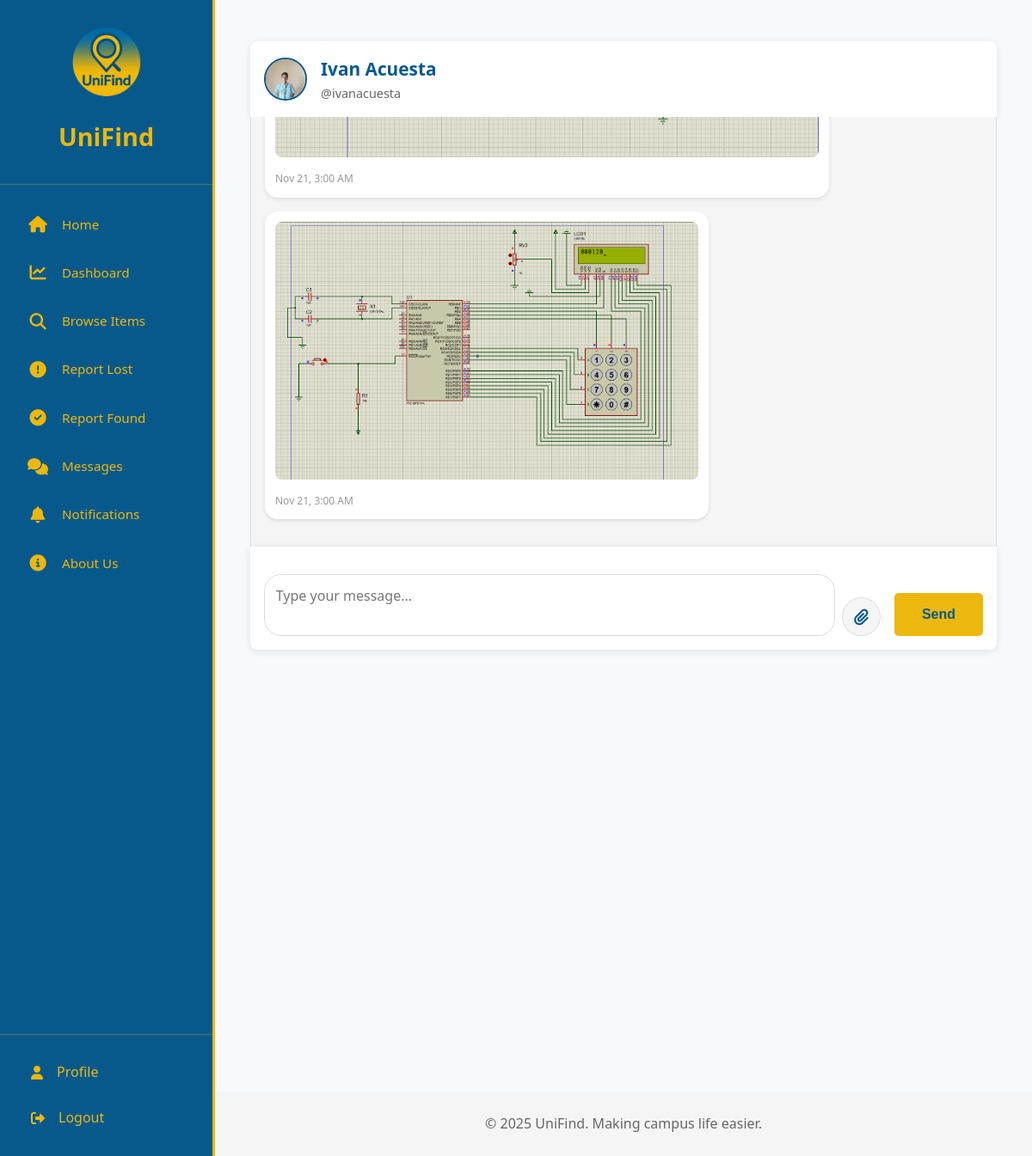
Screenshot of /messages/conversation/1/ (signed in) with the database file from the repository.
### users/models.py (models this page shows, shortened)
class User(AbstractUser):
    ROLE_CHOICES = [
        ('student', 'Student'),
        ('staff', 'Staff'),
        ('instructor', 'Instructor'),
    ]
    student_id = models.CharField(max_length=50, unique=True, blank=True, null=True)
    reputation_points = models.PositiveIntegerField(default=0)
    profile_picture = models.ImageField(upload_to='profile_pics/', blank=True, null=True)
    age = models.PositiveIntegerField(blank=True, null=True)
    birthday = models.DateField(blank=True, null=True)
    address = models.TextField(blank=True, null=True)
    role = models.CharField(max_length=20, choices=ROLE_CHOICES, default='student')

### messaging/models.py (models this page shows, shortened)
class Message(models.Model):
    sender = models.ForeignKey(settings.AUTH_USER_MODEL, on_delete=models.CASCADE, related_name='sent_messages')
    receiver = models.ForeignKey(settings.AUTH_USER_MODEL, on_delete=models.CASCADE, related_name='received_messages')
    item = models.ForeignKey(Item, on_delete=models.CASCADE, related_name='messages', null=True, blank=True)
    content = models.TextField()
    image = models.ImageField(upload_to='message_images/', blank=True, null=True)
    is_read = models.BooleanField(default=False)
    created_at = models.DateTimeField(auto_now_add=True)
    class Meta:
        ordering = ['created_at']

### messaging/views.py (the view, shortened to what this page needs)
# urls.py: path('conversation/<int:user_id>/', views.conversation, name='conversation'),
@login_required
def conversation(request, user_id):
    other_user = get_object_or_404(User, id=user_id)
    message_list = Message.objects.filter(
        Q(sender=request.user, receiver=other_user) |
        Q(sender=other_user, receiver=request.user)
    ).select_related('item', 'sender', 'receiver').order_by('created_at')
    Message.objects.filter(
        sender=other_user,
        receiver=request.user,
        is_read=False
    ).update(is_read=True)
    conversation_item = None
    for msg in reversed(message_list):
        if msg.item:
            conversation_item = msg.item
            break
    return render(request, 'messages/conversation.html', {
        'other_user': other_user,
        'messages': message_list,
        'conversation_item': conversation_item,
    })

### messaging/context_processors.py (called while the page is built)
def unread_messages_count(request):
    if request.user.is_authenticated:
        from .models import Message
        unread_count = Message.objects.filter(
            receiver=request.user,
            is_read=False
        ).count()
        return {'unread_messages_count': unread_count}
    return {'unread_messages_count': 0}

def unread_notifications_count(request):
    if request.user.is_authenticated:
        from notifications.models import Notification
        unread_count = Notification.objects.filter(
            user=request.user,
            is_read=False
        ).count()
        return {'unread_notifications_count': unread_count}
    return {'unread_notifications_count': 0}

### templates/messages/conversation.html (shortened to what this page needs)
{% extends 'base.html' %}
{% block content %}
<section class="section">
    <div class="container">
        <div style="max-width: 900px; margin: 0 auto; padding: 0 1rem;">
            <div style="background: white; padding: 1rem; border-radius: 8px 8px 0 0; box-shadow: 0 2px 8px rgba(0,0,0,0.1); display: flex; align-items: center;">
                {% if not other_user %}
                    <div style="width: 50px; height: 50px; border-radius: 50%; background: linear-gradient(135deg, #08598b 0%, #0a6fa8 100%); display: flex; align-items: center; justify-content: center; color: #ecb80d; font-size: 1.5rem; border: 2px solid #08598b; margin-right: 1rem;">
                        <i class="fas fa-user-shield"></i>
                    </div>
                    <div>
                        <h2 style="color: #08598b; margin: 0; font-size: 1.3rem;">Admin</h2>
                        <p style="color: #666; margin: 0; font-size: 0.9rem;">No administrator available</p>
                    </div>
                {% else %}
                    {% if other_user.profile_picture %}
                    <img src="{{ other_user.profile_picture.url }}" alt="{{ other_user.username }}" style="width: 50px; height: 50px; border-radius: 50%; object-fit: cover; border: 2px solid #08598b; margin-right: 1rem;">
                    {% else %}
                    <div style="width: 50px; height: 50px; border-radius: 50%; background: linear-gradient(135deg, #08598b 0%, #0a6fa8 100%); display: flex; align-items: center; justify-content: center; color: #ecb80d; font-size: 1.5rem; border: 2px solid #08598b; margin-right: 1rem;">
                        <i class="fas fa-user"></i>
                    </div>
                    {% endif %}
                    <div>
                        <h2 style="color: #08598b; margin: 0; font-size: 1.3rem;">{{ other_user.get_full_name|default:other_user.username }}</h2>
                        <p style="color: #666; margin: 0; font-size: 0.9rem;">@{{ other_user.username }}</p>
                    </div>
                {% endif %}
            </div>
            <div style="background: #f5f5f5; padding: 1rem; min-height: 400px; max-height: 500px; overflow-y: auto; border-left: 1px solid #ddd; border-right: 1px solid #ddd;">
                {% for message in messages %}
                    <div style="margin-bottom: 1rem; display: flex; {% if message.sender == user %}justify-content: flex-end;{% else %}justify-content: flex-start;{% endif %}">
                        <div style="max-width: 85%; {% if message.sender == user %}background: #08598b; color: white;{% else %}background: white; color: #333;{% endif %} padding: 0.75rem; border-radius: 15px; box-shadow: 0 2px 4px rgba(0,0,0,0.1);">
                            {% if message.image %}
                            <div style="margin-bottom: 0.5rem;">
                                <img src="{{ message.image.url }}" alt="Message image" style="max-width: 100%; max-height: 300px; border-radius: 8px; object-fit: contain;">
                            </div>
                            {% endif %}
                            <div style="display: flex; justify-content: space-between; align-items: center; margin-top: 0.5rem;">
                                <span style="font-size: 0.75rem; {% if message.sender == user %}color: #ecb80d;{% else %}color: #999;{% endif %}">
                                    {{ message.created_at|date:"M d, g:i A" }}
                                </span>
                            </div>
                        </div>
                    </div>
                {% endfor %}
            </div>
            {% if other_user %}
            <div style="background: white; padding: 1rem; border-radius: 0 0 8px 8px; box-shadow: 0 2px 8px rgba(0,0,0,0.1);">
                <form method="post" enctype="multipart/form-data" id="messageForm" style="display: flex; gap: 0.5rem; align-items: flex-end; flex-wrap: wrap;">
                    <textarea name="content" id="messageContent" placeholder="Type your message..." style="flex: 1; padding: 0.8rem; border: 1px solid #ddd; border-radius: 20px; resize: none; font-family: inherit; font-size: 1rem;" rows="2"></textarea>
                    <label for="messageImage" style="display: inline-flex; align-items: center; justify-content: center; width: 45px; height: 45px; background: #f5f5f5; border: 1px solid #ddd; border-radius: 50%; cursor: pointer; transition: all 0.3s; margin-right: 0.5rem;" onmouseover="this.style.background='#e0e0e0'" onmouseout="this.style.background='#f5f5f5'">
                        <i class="fas fa-paperclip" style="color: #08598b; font-size: 1.2rem;"></i>
                    </label>
                    <button type="submit" class="btn btn-primary" style="align-self: flex-end; padding: 0.8rem 2rem;">Send</button>
                </form>
            </div>
            {% else %}
            <div style="background: white; padding: 1.5rem; border-radius: 0 0 8px 8px; box-shadow: 0 2px 8px rgba(0,0,0,0.1); text-align: center; color: #999;">
                <p style="margin: 0;">No administrator available to message at this time.</p>
            </div>
            {% endif %}
        </div>
    </div>
</section>
{% endblock %}

### templates/base.html (shortened to what this page needs)
<!DOCTYPE html>
<html lang="en">
<head>
    <link rel="stylesheet" href="https://cdnjs.cloudflare.com/ajax/libs/font-awesome/6.4.0/css/all.min.css">
    <link rel="stylesheet" href="/static/css/style.css">
</head>
<body>
    {% if user.is_authenticated %}
    <aside class="sidebar">
        <div class="sidebar-header" style="text-align: center; padding: 2rem 1rem;">
            <a href="{% url 'dashboard:landing' %}" class="sidebar-logo" style="flex-direction: column; align-items: center; gap: 1rem;">
                {% load static %}
                <img src="{% static 'images/logo.png' %}" alt="UniFind Logo" style="height: 80px; width: auto;" onerror="this.style.display='none'">
                <span style="font-size: 1.8rem; display: block; margin-top: 0.5rem;">UniFind</span>
            </a>
        </div>
        <nav class="sidebar-menu">
            {% if user.is_staff %}
                <a href="{% url 'dashboard:admin_home' %}" class="{% if request.resolver_match.url_name == 'admin_home' %}active{% endif %}">
                    <i class="fas fa-home icon"></i>
                    <span>Home</span>
                </a>
                <a href="{% url 'dashboard:admin_dashboard' %}" class="{% if request.resolver_match.url_name == 'admin_dashboard' %}active{% endif %}">
                    <i class="fas fa-chart-line icon"></i>
                    <span>Dashboard</span>
                </a>
                <a href="{% url 'dashboard:admin_browse' %}" class="{% if request.resolver_match.url_name == 'admin_browse' %}active{% endif %}">
                    <i class="fas fa-search icon"></i>
                    <span>Browse Items</span>
                </a>
                <a href="{% url 'items:post_lost' %}" class="{% if request.resolver_match.url_name == 'post_lost' %}active{% endif %}">
                    <i class="fas fa-exclamation-circle icon"></i>
                    <span>Report Lost</span>
                </a>
                <a href="{% url 'items:post_found' %}" class="{% if request.resolver_match.url_name == 'post_found' %}active{% endif %}">
                    <i class="fas fa-check-circle icon"></i>
                    <span>Report Found</span>
                </a>
                <a href="{% url 'dashboard:admin_messages' %}" class="{% if 'messages' in request.resolver_match.url_name %}active{% endif %}">
                    <i class="fas fa-comments icon"></i>
                    <span>Messages</span>
                </a>
                <a href="{% url 'dashboard:admin_notifications' %}" class="{% if 'notifications' in request.resolver_match.url_name %}active{% endif %}">
                    <i class="fas fa-bell icon"></i>
                    <span>Notifications</span>
                </a>
                <a href="{% url 'dashboard:about_us' %}" class="{% if request.resolver_match.url_name == 'about_us' %}active{% endif %}">
                    <i class="fas fa-info-circle icon"></i>
                    <span>About Us</span>
                </a>
            {% endif %}
        </nav>
        <div class="sidebar-footer">
            <a href="{% url 'users:profile' %}" class="{% if request.resolver_match.url_name == 'profile' %}active{% endif %}">
                <i class="fas fa-user icon"></i>
                <span>Profile</span>
            </a>
            <a href="#" onclick="showLogoutModal(); return false;">
                <i class="fas fa-sign-out-alt icon"></i>
                <span>Logout</span>
            </a>
        </div>
    </aside>
    <div class="main-content">
    {% else %}
    <div style="width: 100%;">
    {% endif %}
    <main>
        {% block content %}{% endblock %}
    </main>
    <footer class="footer" style="background: #f5f5f5; padding: 1.5rem 0; margin-top: auto;">
        <div class="container">
            <p style="text-align: center; color: #666; margin: 0;">&copy; 2025 UniFind. Making campus life easier.</p>
        </div>
    </footer>
    </div>
</body>
</html>

### static/css/style.css (style rules this page uses)
* { margin: 0; padding: 0; box-sizing: border-box; }
body { font-family: 'Segoe UI', Tahoma, Geneva, Verdana, sans-serif; line-height: 1.6; color: #333; background-color: #f5f5f5; }
.container { max-width: 1200px; margin: 0 auto; padding: 0 20px; }
.btn { display: inline-block; padding: 0.75rem 1.5rem; text-decoration: none; border-radius: 5px; font-weight: 600; transition: all 0.3s; border: none; cursor: pointer; font-size: 1rem; line-height: 1.5; text-align: center; }
.btn-primary { background-color: #ecb80d; color: #08598b; }
.footer { background-color: #08598b; color: #fff; text-align: center; padding: 2rem 0; margin-top: 3rem; }
.section { padding: 3rem 0; }

### templates/base.html (style rules this page uses)
body { margin: 0; display: flex; min-height: 100vh; font-family: 'Segoe UI', Tahoma, Geneva, Verdana, sans-serif; }
.sidebar { width: 250px; background: #08598b; position: fixed; height: 100vh; left: 0; top: 0; display: flex; flex-direction: column; z-index: 1000; border-right: 3px solid #ecb80d; }
.sidebar-header { padding: 1.5rem; border-bottom: 1px solid rgba(236, 184, 13, 0.3); }
.sidebar-logo { display: flex; align-items: center; gap: 0.5rem; text-decoration: none; }
.sidebar-logo img { height: 35px; width: auto; }
.sidebar-logo span { color: #ecb80d; font-size: 1.5rem; font-weight: bold; }
.sidebar-menu { flex: 1; padding: 1rem 0; overflow-y: auto; scrollbar-width: none; -ms-overflow-style: none; }
.sidebar-menu a { display: flex; align-items: center; gap: 1rem; padding: 0.9rem 1.5rem; color: #ecb80d; text-decoration: none; transition: all 0.2s; font-size: 0.95rem; position: relative; margin: 0.2rem 0.5rem; border-radius: 8px; }
.sidebar-menu a .icon { font-size: 1.2rem; width: 24px; text-align: center; color: #ecb80d; }
.sidebar-footer { padding: 1rem 1.5rem; border-top: 1px solid rgba(236, 184, 13, 0.3); }
.sidebar-footer a { display: flex; align-items: center; gap: 1rem; padding: 0.75rem; color: #ecb80d; text-decoration: none; transition: all 0.2s; border-radius: 8px; margin: 0.2rem 0; }
.sidebar-footer a .icon { color: #ecb80d; }
.main-content { margin-left: 250px; flex: 1; display: flex; flex-direction: column; min-height: 100vh; background: #f8f9fa; }
main { flex: 1; }

### rows the page displays
User: profile_picture (picture), get_full_name "Ivan Acuesta", username "ivanacuesta"
Message: image (picture), created_at "Nov 21, 3:00 AM"
Message: image (picture), created_at "Nov 21, 3:00 AM"
